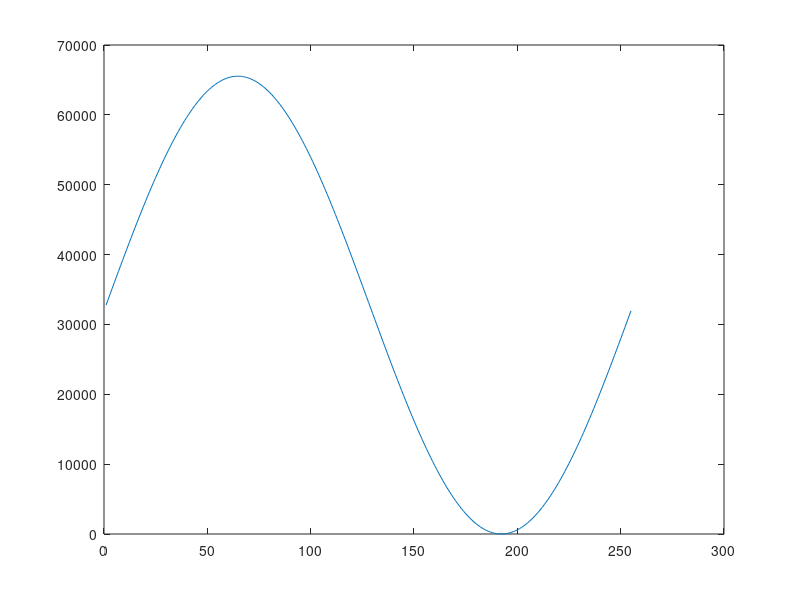

Recreate this plot in MATLAB.
clear
clc

sineWave = [32768, 33575, 34382, 35187, 35992, 36794, 37594, 38391, 39185, 39975, 40760, 41540, 42316, 43085, 43848, 44604, 45354, 46095, 46829, 47554, 48270, 48976, 49673, 50359, 51035, 51700, 52353, 52994, 53623, 54240, 54843, 55433, 56009, 56571, 57118, 57651, 58169, 58671, 59158, 59628, 60083, 60520, 60941, 61345, 61731, 62100, 62451, 62784, 63098, 63395, 63672, 63931, 64171, 64392, 64594, 64776, 64939, 65083, 65207, 65311, 65395, 65460, 65505, 65529, 65534, 65519, 65485, 65430, 65355, 65261, 65147, 65014, 64860, 64688, 64495, 64284, 64054, 63804, 63536, 63249, 62943, 62619, 62277, 61918, 61540, 61145, 60733, 60303, 59858, 59395, 58917, 58422, 57912, 57387, 56847, 56292, 55723, 55139, 54543, 53933, 53310, 52675, 52028, 51369, 50699, 50017, 49326, 48624, 47913, 47192, 46463, 45725, 44980, 44227, 43467, 42701, 41929, 41151, 40368, 39580, 38789, 37993, 37195, 36393, 35590, 34785, 33978, 33171, 32364, 31557, 30750, 29945, 29142, 28340, 27542, 26746, 25955, 25167, 24384, 23606, 22834, 22068, 21308, 20555, 19810, 19072, 18343, 17622, 16911, 16209, 15518, 14836, 14166, 13507, 12860, 12225, 11602, 10992, 10396, 9812, 9243, 8688, 8148, 7623, 7113, 6618, 6140, 5677, 5232, 4802, 4390, 3995, 3617, 3258, 2916, 2592, 2286, 1999, 1731, 1481, 1251, 1040, 847, 675, 521, 388, 274, 180, 105, 50, 16, 1, 6, 30, 75, 140, 224, 328, 452, 596, 759, 941, 1143, 1364, 1604, 1863, 2140, 2437, 2751, 3084, 3435, 3804, 4190, 4594, 5015, 5452, 5907, 6377, 6864, 7366, 7884, 8417, 8964, 9526, 10102, 10692, 11295, 11912, 12541, 13182, 13835, 14500, 15176, 15862, 16559, 17265, 17981, 18706, 19440, 20181, 20931, 21687, 22450, 23219, 23995, 24775, 25560, 26350, 27144, 27941, 28741, 29543, 30348, 31153, 31960];

t = 1 : 1 : length(sineWave);

plot(t, sineWave);



